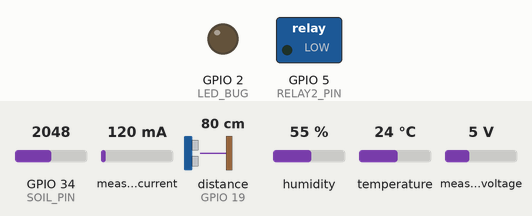
Recording of a program running on a simulated ESP32. Shown: switched loads named in the program (green lamp = pin HIGH), output pins drawn as LEDs (lit = HIGH). Wiring (inferred from the names in the program): ultrasonic range finder: trigger GPIO 18; echo GPIO 19. Dashed ring = blinking. Inputs (shaded band) come from the test bench; at power-on: GPIO 34 (SOIL_PIN) = 2048, measured current 120 mA, distance to the obstacle (sensor on GPIO 19) 80 cm, humidity 55 %, temperature 24 °C, measured voltage 5 V (analog values on the 0–4095 scale). The echo pulse lasts 58.3 µs per cm; WiFi joins after 1.5 s; servers stay silent unless stated; network time is answered at once with the bench clock; the local clock reads 2024-03-15 10:24:30 at power-on unless the program sets it; no MQTT or app messages arrive unless stated; pins used as bus, display or sensor lines are not drawn; what the program prints to the serial monitor is not drawn.

Above: at 4.2 s.
4.3 s: GPIO 34 (SOIL_PIN) set to 91
7.2 s: GPIO 34 (SOIL_PIN) set to 79
At 8.12 s:
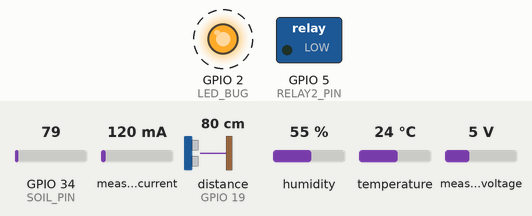
13.1 s: GPIO 34 (SOIL_PIN) set to 122
At 13.1 s:
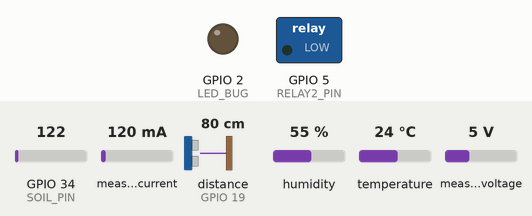
Timing chart, 0 to 16.1 s (numbered marks = the images above; inputs shaded):
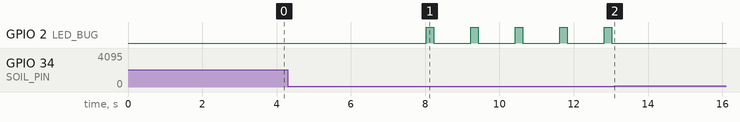

The program:

main.cpp
```cpp
#include <DHT.h>
#include <WiFi.h>
#include <WiFiUdp.h>
#include <NTPClient.h>
#include <ArduinoJson.h>
#include <PubSubClient.h>
#include <WiFiManager.h>
#include <Wire.h>
#include <Adafruit_INA219.h>
#include <freertos/FreeRTOS.h>
#include <freertos/task.h>
#include <freertos/semphr.h>

// --- CẤU HÌNH ---
#define TB_SERVER "eu.thingsboard.cloud"
#define TB_TOKEN "50FjeUVAMhq00TRZhBfw"
#define TB_PORT 1883

#define DHTPIN 4
#define DHTTYPE DHT11
#define SOIL_PIN 34
#define RELAY2_PIN 5
#define LED_BUG 2
#define TRIG_PIN 18
#define ECHO_PIN 19
#define I2C_SDA 21
#define I2C_SCL 22

// --- ĐỐI TƯỢNG ---
Adafruit_INA219 ina219;
DHT dht(DHTPIN, DHTTYPE);
WiFiUDP ntpUDP;
NTPClient timeClient(ntpUDP, "pool.ntp.org", 0, 60000);
WiFiClient espClient;
PubSubClient client(espClient);

// --- SHARED DATA (DỮ LIỆU DÙNG CHUNG) ---
// Dùng Struct để gom nhóm dữ liệu, dễ quản lý hơn biến rời rạc
struct SystemState
{
  float temp = 0;
  float hum = 0;
  float soil = 0;
  float bat = 0;
  float tankLevel = 0;

  // Config
  float heightTankWater = 100;
  unsigned long pumpDuration = 10000;
  bool autoPump = true;
  String wateringSchedulesJson = "[]";

  // Status
  bool pumpOn = false;
  bool manualOverride = false;
  int typeError = 0;
};

SystemState sysState;     // Biến toàn cục lưu trạng thái
SemaphoreHandle_t xMutex; // Khóa bảo vệ dữ liệu (Mutex)

// Biến hỗ trợ logic bơm
unsigned long pumpStartTime = 0;

// --- PROTOTYPES ---
void taskComm(void *parameter);
void taskSensor(void *parameter);
void taskControl(void *parameter);
void taskLed(void *parameter);
void saveConfigCallback(WiFiManager *myWiFiManager);
void onMessage(char *topic, byte *payload, unsigned int length);
float checkLevelWater();
float checkLevelBattery();

// --- SETUP ---
void setup()
{
  Serial.begin(115200);

  // 1. Khởi tạo Hardware
  analogReadResolution(10);
  Wire.begin(I2C_SDA, I2C_SCL);
  pinMode(TRIG_PIN, OUTPUT);
  pinMode(ECHO_PIN, INPUT);
  pinMode(RELAY2_PIN, OUTPUT);
  digitalWrite(RELAY2_PIN, LOW); // Đảm bảo tắt bơm khi khởi động
  pinMode(SOIL_PIN, INPUT);
  pinMode(LED_BUG, OUTPUT);
  dht.begin();

  if (!ina219.begin())
  {
    Serial.println("Warning: INA219 not found");
  }

  // 2. Tạo Mutex
  xMutex = xSemaphoreCreateMutex();

  // 3. Kết nối WiFi (Blocking - Chặn cho đến khi có WiFi mới chạy tiếp)
  WiFiManager wifiManager;
  wifiManager.setAPCallback(saveConfigCallback);
  if (!wifiManager.autoConnect("ESP32_SmartGarden"))
  {
    ESP.restart();
  }
  Serial.println("WiFi Connected!");

  timeClient.begin();
  client.setServer(TB_SERVER, TB_PORT);
  client.setCallback(onMessage);
  client.setBufferSize(2048); // Tăng buffer cho JSON lịch tưới

  // 4. Khởi tạo Tasks (FreeRTOS)
  xTaskCreatePinnedToCore(taskComm, "TaskComm", 8192, NULL, 1, NULL, 1);       // Core 1, Ưu tiên 1
  xTaskCreatePinnedToCore(taskSensor, "TaskSensor", 4096, NULL, 1, NULL, 1);   // Core 1, Ưu tiên 1
  xTaskCreatePinnedToCore(taskControl, "TaskControl", 4096, NULL, 2, NULL, 1); // Core 1, Ưu tiên 2
  xTaskCreatePinnedToCore(taskLed, "TaskLed", 1024, NULL, 0, NULL, 1);         // Core 1, Ưu tiên thấp

  Serial.println("System Started with FreeRTOS!");
}

void loop()
{
  vTaskDelete(NULL);
}

// --- TASK 1: COMMUNICATION (WIFI / MQTT / TELEMETRY) ---
void taskComm(void *parameter)
{
  unsigned long lastTelemetry = 0;
  const unsigned long TELEMETRY_INTERVAL = 2000;

  for (;;)
  {
    // 1. Check WiFi
    if (WiFi.status() != WL_CONNECTED)
    {
      // Logic reconnect WiFi nếu cần, hoặc để WiFiManager tự xử lý nhưng nên hạn chế block lâu
      vTaskDelay(1000 / portTICK_PERIOD_MS);
      continue;
    }

    // 2. Check MQTT & Reconnect
    if (!client.connected())
    {
      Serial.print("Connecting MQTT...");
      if (client.connect("ESP32_Garden_Client", TB_TOKEN, NULL))
      {
        Serial.println("Connected!");
        client.subscribe("v1/devices/me/rpc/request/+");
        client.subscribe("v1/devices/me/attributes");
        client.publish("v1/devices/me/attributes/request/1", "{\"clientKeys\":\"pumpDuration,autoPump,heightWaterTank,wateringSchedules\"}");
      }
      else
      {
        Serial.print("Failed rc=");
        Serial.println(client.state());
        vTaskDelay(5000 / portTICK_PERIOD_MS); // Chờ 5s không block các task khác
      }
    }

    // 3. Maintain connection
    client.loop();

    // 4. Update Time
    timeClient.update();

    // 5. Send Telemetry
    if (millis() - lastTelemetry >= TELEMETRY_INTERVAL)
    {
      lastTelemetry = millis();

      // Lấy dữ liệu an toàn từ Struct
      SystemState snapshot;
      if (xSemaphoreTake(xMutex, (TickType_t)100) == pdTRUE)
      {
        snapshot = sysState; // Copy dữ liệu ra biến tạm để gửi
        xSemaphoreGive(xMutex);

        // Tạo JSON gửi đi
        DynamicJsonDocument doc(512);
        doc["temperature"] = snapshot.temp;
        doc["humidity"] = snapshot.hum;
        doc["soilMoisture"] = snapshot.soil;
        doc["batteryLevel"] = snapshot.bat;
        doc["tankWaterLevel"] = snapshot.tankLevel;
        doc["pumpState"] = snapshot.pumpOn;
        doc["error"] = snapshot.typeError;

        char payload[512];
        serializeJson(doc, payload);
        client.publish("v1/devices/me/telemetry", payload);
      }
    }

    vTaskDelay(10 / portTICK_PERIOD_MS); // Yield cho CPU nghỉ
  }
}

// --- TASK 2: SENSORS (READ HARDWARE) ---
void taskSensor(void *parameter)
{
  for (;;)
  {
    float t = dht.readTemperature();
    float h = dht.readHumidity();

    int rawSoil = analogRead(SOIL_PIN);
    float soil = 100 - map(constrain(rawSoil, 350, 1024), 350, 1024, 0, 100);

    float bat = checkLevelBattery();

    // Cần lấy chiều cao bể từ config (cần Mutex để đọc an toàn)
    float tankHeight = 100;
    if (xSemaphoreTake(xMutex, (TickType_t)100) == pdTRUE)
    {
      tankHeight = sysState.heightTankWater;
      xSemaphoreGive(xMutex);
    }

    // Đo khoảng cách
    digitalWrite(TRIG_PIN, LOW);
    delayMicroseconds(2);
    digitalWrite(TRIG_PIN, HIGH);
    delayMicroseconds(10);
    digitalWrite(TRIG_PIN, LOW);
    long duration = pulseIn(ECHO_PIN, HIGH);
    float distance = duration * 0.034 / 2;
    float tankLevel = (tankHeight > 0) ? (distance * 100.0 / tankHeight) : 0;

    // Phân tích lỗi
    int err = 0;
    if (isnan(t) || isnan(h))
      err = 1;
    else if (rawSoil <= 20 || rawSoil >= 1023)
      err = 2;

    // CẬP NHẬT VÀO STRUCT CHUNG (Thread Safe)
    if (xSemaphoreTake(xMutex, (TickType_t)100) == pdTRUE)
    {
      sysState.temp = t;
      sysState.hum = h;
      sysState.soil = soil;
      sysState.bat = bat;
      sysState.tankLevel = tankLevel;

      // Chỉ cập nhật lỗi nếu không phải lỗi mạng (lỗi mạng do TaskComm quản lý)
      if (sysState.typeError != 5 && sysState.typeError != 6)
      {
        sysState.typeError = err;
      }
      xSemaphoreGive(xMutex);
    }

    vTaskDelay(2000 / portTICK_PERIOD_MS); // Đọc mỗi 2 giây
  }
}

// --- TASK 3: CONTROL (LOGIC BƠM & LỊCH) ---
void taskControl(void *parameter)
{
  unsigned long lastScheduleCheck = 0;

  for (;;)
  {
    // 1. Lấy dữ liệu snapshot để xử lý logic
    SystemState current;
    bool dataReady = false;

    if (xSemaphoreTake(xMutex, (TickType_t)100) == pdTRUE)
    {
      current = sysState;
      dataReady = true;
      xSemaphoreGive(xMutex);
    }

    if (dataReady)
    {
      unsigned long now = millis();
      bool shouldPump = false;
      String reason = "";

      // Logic ngắt bơm theo thời gian
      if (current.pumpOn && (now - pumpStartTime >= current.pumpDuration))
      {
        // Tắt bơm
        digitalWrite(RELAY2_PIN, LOW);
        Serial.println("Auto OFF Pump");

        // Update state
        if (xSemaphoreTake(xMutex, (TickType_t)100) == pdTRUE)
        {
          sysState.pumpOn = false;
          sysState.manualOverride = false;
          xSemaphoreGive(xMutex);
        }
      }

      // Logic Tự động theo cảm biến (Chỉ chạy khi không Override và Auto mode ON)
      int h = timeClient.getHours();
      if (!current.pumpOn && !current.manualOverride && current.autoPump)
      {
        if ((h == 6 || h == 18) && current.soil <= 50 && current.temp <= 40)
        {
          shouldPump = true;
          reason = "Auto Sensor Logic";
        }
      }

      // Logic Lịch Tưới (Mỗi 60s check 1 lần)
      if (!current.pumpOn && !current.manualOverride && (now - lastScheduleCheck > 60000))
      {
        lastScheduleCheck = now;
        // Parse JSON lịch tưới (đã lưu trong struct)
        DynamicJsonDocument schedDoc(2048);
        DeserializationError err = deserializeJson(schedDoc, current.wateringSchedulesJson);

        if (!err)
        {
          JsonArray schedules = schedDoc.as<JsonArray>();
          int cDay = timeClient.getDay(); // 0=Sun
          if (cDay == 0)
            cDay = 7;
          int cHour = timeClient.getHours();
          int cMin = timeClient.getMinutes();

          for (JsonObject sch : schedules)
          {
            if (!(sch["isEnabled"] | false))
              continue;

            bool dayMatch = false;
            for (int d : sch["daysOfWeek"].as<JsonArray>())
            {
              if (d == cDay)
              {
                dayMatch = true;
                break;
              }
            }

            if (dayMatch && (sch["hour"] | 0) == cHour && (sch["minute"] | 0) == cMin)
            {
              shouldPump = true;
              reason = "Schedule: " + sch["name"].as<String>();
              // Update duration tạm thời cho lần tưới này
              if (xSemaphoreTake(xMutex, (TickType_t)100) == pdTRUE)
              {
                sysState.pumpDuration = sch["duration"] | 10000;
                xSemaphoreGive(xMutex);
              }
              break;
            }
          }
        }
      }

      // THỰC THI BẬT BƠM
      if (shouldPump)
      {
        digitalWrite(RELAY2_PIN, HIGH);
        pumpStartTime = now;
        Serial.println("Pump ON: " + reason);

        if (xSemaphoreTake(xMutex, (TickType_t)100) == pdTRUE)
        {
          sysState.pumpOn = true;
          sysState.manualOverride = true; // Đánh dấu đang chạy
          xSemaphoreGive(xMutex);
        }
      }
    }

    vTaskDelay(500 / portTICK_PERIOD_MS); // Check logic mỗi 0.5s
  }
}

// --- TASK 4: LED INDICATOR ---
void taskLed(void *parameter)
{
  for (;;)
  {
    int errCode = 0;
    if (xSemaphoreTake(xMutex, (TickType_t)100) == pdTRUE)
    {
      errCode = sysState.typeError;
      xSemaphoreGive(xMutex);
    }

    // Logic nháy đèn đơn giản hóa
    if (errCode == 0)
    {
      digitalWrite(LED_BUG, LOW);
      vTaskDelay(500 / portTICK_PERIOD_MS);
    }
    else
    {
      // Nháy theo mã lỗi
      digitalWrite(LED_BUG, HIGH);
      vTaskDelay(200 / portTICK_PERIOD_MS);
      digitalWrite(LED_BUG, LOW);
      // Thời gian nghỉ tùy lỗi
      int delayTime = (errCode == 5 || errCode == 6) ? 200 : 1000;
      vTaskDelay(delayTime / portTICK_PERIOD_MS);
    }
  }
}

// HELPER & CALLBACKS

void onMessage(char *topic, byte *payload, unsigned int length)
{
  String message;
  for (int i = 0; i < length; i++)
    message += (char)payload[i];
  Serial.print("MQTT: ");
  Serial.println(message);

  DynamicJsonDocument doc(1024);
  deserializeJson(doc, message);
  String topicStr = String(topic);

  // Cần Mutex để cập nhật config an toàn
  if (xSemaphoreTake(xMutex, (TickType_t)500) == pdTRUE)
  {

    // 1. RPC CONTROL
    if (topicStr.startsWith("v1/devices/me/rpc/request/"))
    {
      String method = doc["method"];
      if (method == "setPump")
      {
        bool status = doc["params"];
        if (status)
        {
          digitalWrite(RELAY2_PIN, HIGH);
          sysState.pumpOn = true;
          sysState.manualOverride = true;
          pumpStartTime = millis();
        }
        else
        {
          digitalWrite(RELAY2_PIN, LOW);
          sysState.pumpOn = false;
          sysState.manualOverride = false;
        }
      }
      else if (method == "reset")
      {
        ESP.restart();
      }
    }

    // 2. SHARED ATTRIBUTES
    if (topicStr.equals("v1/devices/me/attributes"))
    {
      if (doc.containsKey("pumpDuration"))
        sysState.pumpDuration = doc["pumpDuration"];
      if (doc.containsKey("autoPump"))
        sysState.autoPump = doc["autoPump"];
      if (doc.containsKey("heightWaterTank"))
        sysState.heightTankWater = doc["heightWaterTank"];
      if (doc.containsKey("wateringSchedules"))
        sysState.wateringSchedulesJson = doc["wateringSchedules"].as<String>();
    }

    xSemaphoreGive(xMutex);
  }
}

void saveConfigCallback(WiFiManager *myWiFiManager)
{
  Serial.println("Enter Config Mode");
}

float checkLevelBattery()
{
  float loadVoltage = ina219.getBusVoltage_V() + (ina219.getShuntVoltage_mV() / 1000.0);
  return constrain((loadVoltage - 9.0) / (12.6 - 9.0) * 100.0, 0, 100);
}
```

Measured:
- the behaviour switches between 84 and 83 on GPIO 34 (SOIL_PIN) (found by bisection; images 0 and 1)
- after the input at 4.3 s, every drawn part: stays the same
- after the input at 7.2 s, GPIO 2 (LED_BUG): alternates HIGH for 0.20 s and LOW for 1.0 s, starting after 0.83 s
- after the input at 13.1 s, GPIO 2 (LED_BUG): stops changing and stays LOW
